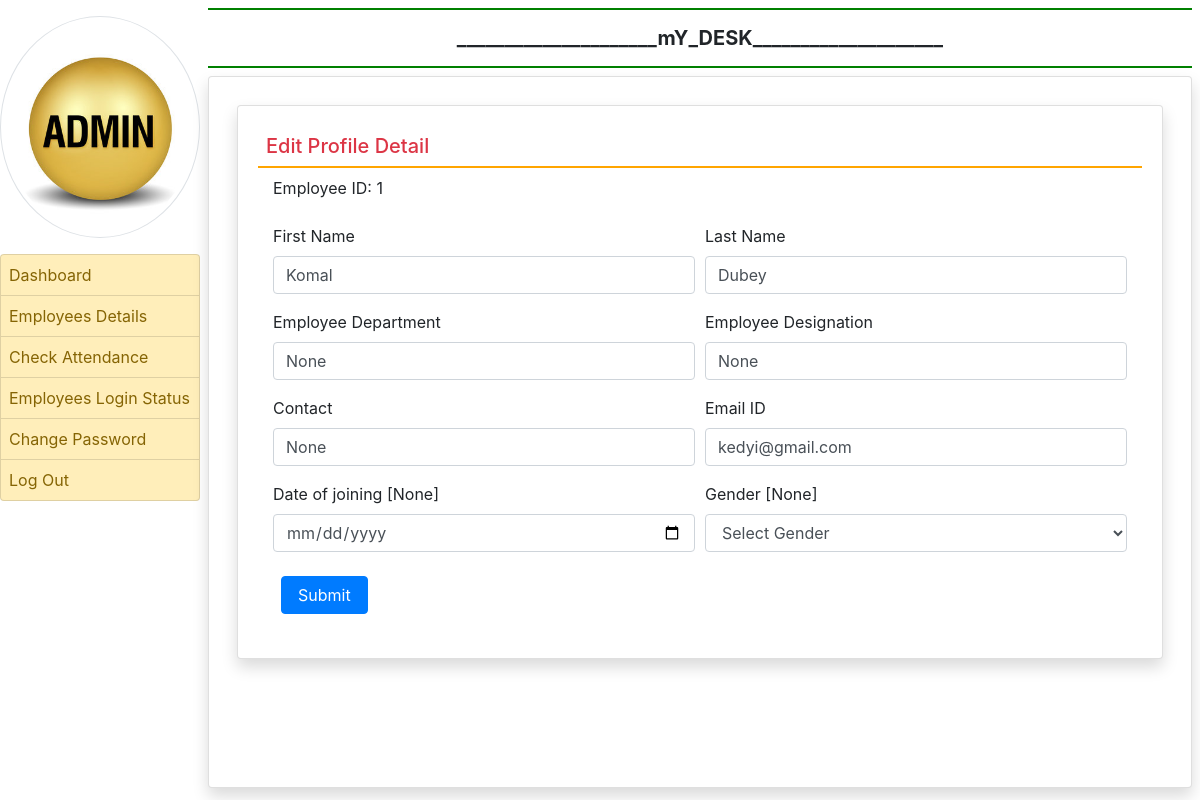
The app's page /edit_profile/1 (signed in) with its own data.
### Dashboard/models.py (models this page shows, shortened)
class UserProfile(models.Model):
    user = models.ForeignKey(User,on_delete=models.CASCADE)
    empdept = models.CharField(max_length=100, null=True)
    designation = models.CharField(max_length=100, null=True)
    contact = models.CharField(max_length=15,null=True)
    gender = models.CharField(max_length=50,null=True)
    joiningdate = models.DateTimeField(null=True)
    face_id = models.IntegerField(primary_key=True)

### Dashboard/views.py (the view, shortened to what this page needs)
# urls.py: path('edit_profile/<int:pid>', edit_profile, name='edit_profile'),
def edit_profile(request,pid):
  if not request.user.is_authenticated:
    return redirect('admin_login')
  check = ""
  employee = UserProfile.objects.get(face_id=pid)
  return render(request,'edit_profile.html',locals())

### Dashboard/templates/edit_profile.html (shortened to what this page needs)
{% extends 'admin_common.html' %}
{% block main %}
<div class="card shadow m-2">
    <div class="card-body">
        <h5 class="p-2 text-danger" style="border-bottom: 2px solid orange">Edit Profile Detail</h5>
      <div class="container-fluid">
          <form method="post">
              <div class="form-row">
                  <div class="col-sm-12">
                      <div class="form-group">
                          <label class="id">Employee ID: {{employee.face_id}} </label>
                      </div>
                  </div>
                  <div class="col-sm-6">
                      <div class="form-group">
                          <label>First Name</label>
                          <input type="text" name="firstname" class="form-control" placeholder="Enter First Name" pattern="[A-Za-z]+" value="{{employee.user.first_name}}">
                      </div>
                  </div>
                  <div class="col-sm-6">
                      <div class="form-group">
                          <label>Last Name</label>
                          <input type="text" name="lastname" class="form-control" placeholder="Enter Last Name" pattern="[A-Za-z]+" value="{{employee.user.last_name}}">
                      </div>
                  </div>
                  <div class="col-sm-6">
                      <div class="form-group">
                          <label>Employee Department</label>
                          <input type="text" name="department" class="form-control" placeholder="Department" value="{{employee.empdept}}">
                      </div>
                  </div>
                  <div class="col-sm-6">
                      <div class="form-group">
                          <label>Employee Designation</label>
                          <input type="text" name="designation" class="form-control" placeholder="Designation" value="{{employee.designation}}">
                      </div>
                  </div>
                   <div class="col-sm-6">
                      <div class="form-group">
                          <label>Contact</label>
                          <input type="text" name="contact" class="form-control" placeholder="Contact" value="{{employee.contact}}">
                      </div>
                  </div>
                  <div class="col-sm-6">
                      <div class="form-group">
                          <label>Email ID</label>
                          <input type="email" name="emailid" class="form-control" placeholder="Email Address" value="{{employee.user.username}}">
                      </div>
                  </div>
                  <div class="col-sm-6">
                      <div class="form-group">
                          <label>Date of joining [{{employee.joiningdate}}]</label>
                          <input type="date" name="jdate" class="form-control">
                      </div>
                  </div>
                  <div class="col-sm-6">
                      <div class="form-group">
                          <label>Gender [{{employee.gender}}]</label>
                          <select name="gender" class="form-control">
                              <option value="None">Select Gender</option>
                          </select>
                      </div>
                  </div>
              </div>
              <input type="submit" value="Submit" class="m-2 px-3 btn btn-primary">
          </form>
      </div>
    </div>
</div>
{% endblock %}

### records on screen
UserProfile: face_id "1", firstname "Komal", lastname "Dubey", department "None", designation "None", contact "None", emailid "kedyi@gmail.com", joiningdate "None", gender "None"
